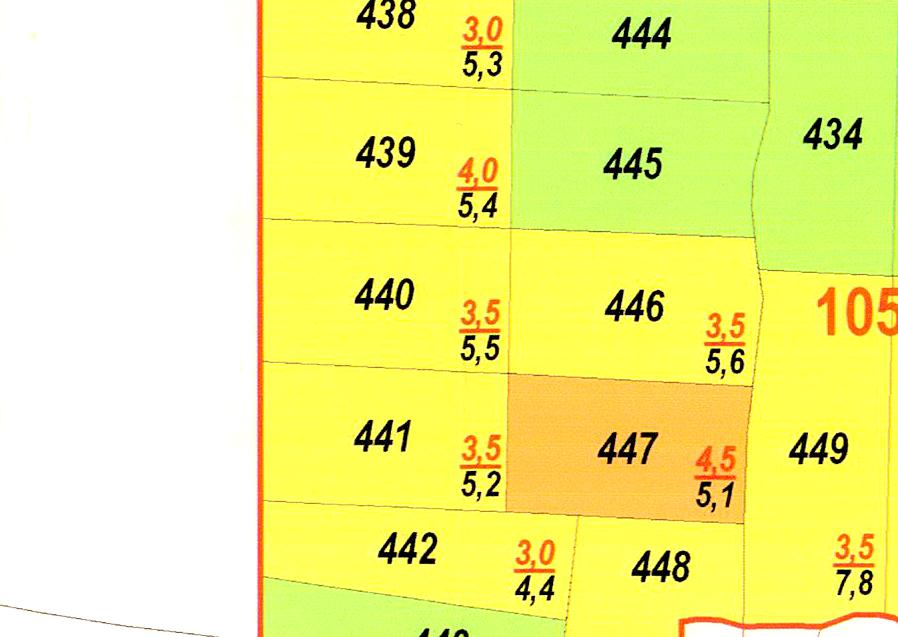
#> input picture test.jpg, 898 x 637 px
$ python edges.py   (older library calls are emulated)
#> lines starting #> are read from the running program, lines starting #| are printed output that depends on the picture
import cv2
import numpy as np
from matplotlib import pyplot as plt

# loading image
#img0 = cv2.imread('SanFrancisco.jpg',)
img0 = cv2.imread('test.jpg',1)
#> img0 is the input picture: shape (637, 898, 3); mean B, G, R 134.2, 241.5, 239.8

# converting to gray scale
gray = cv2.cvtColor(img0, cv2.COLOR_BGR2GRAY)
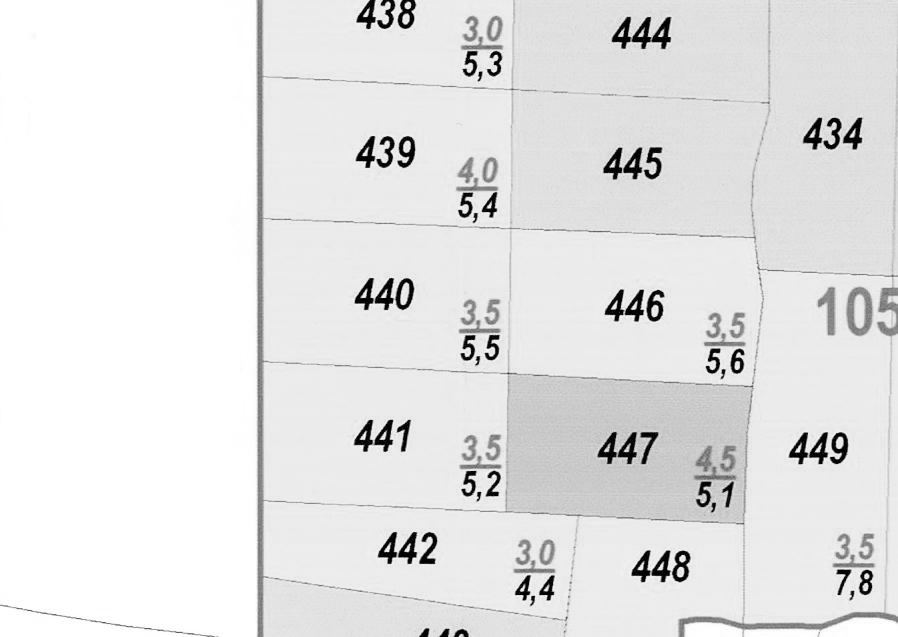
#> gray: shape (637, 898); min 0, max 255, mean 228.8

# remove noise
img = cv2.GaussianBlur(gray,(3,3),0)

# convolute with proper kernels
laplacian = cv2.Laplacian(img,cv2.CV_64F)
sobelx = cv2.Sobel(img,cv2.CV_64F,1,0,ksize=5)  # x
sobely = cv2.Sobel(img,cv2.CV_64F,0,1,ksize=5)  # y
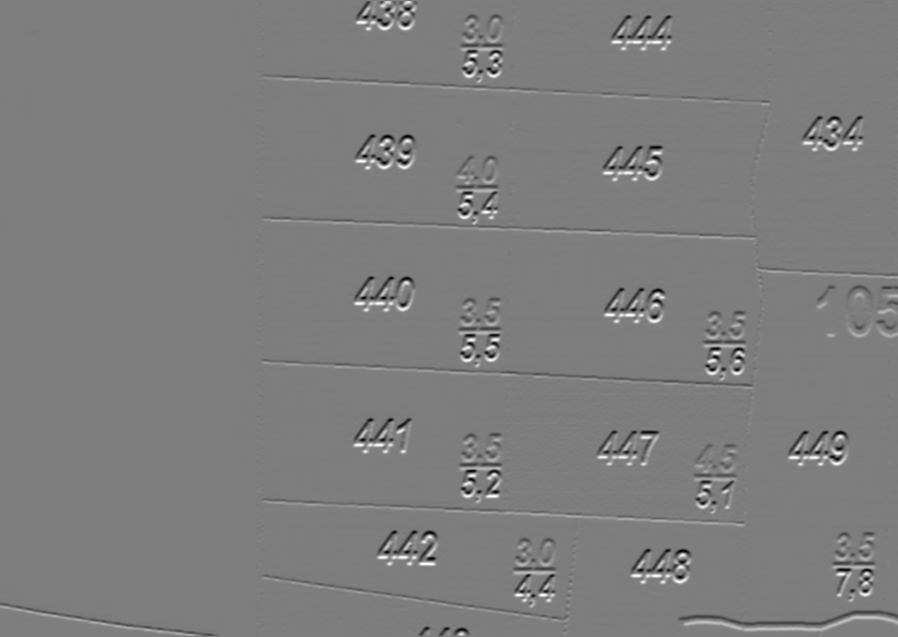
#> sobely: shape (637, 898) float64; min -9198, max 9405, mean 0.9; drawn with min black and max white

abs_grad_x = cv2.convertScaleAbs(sobelx) #converting back to uint8
abs_grad_y = cv2.convertScaleAbs(sobely)
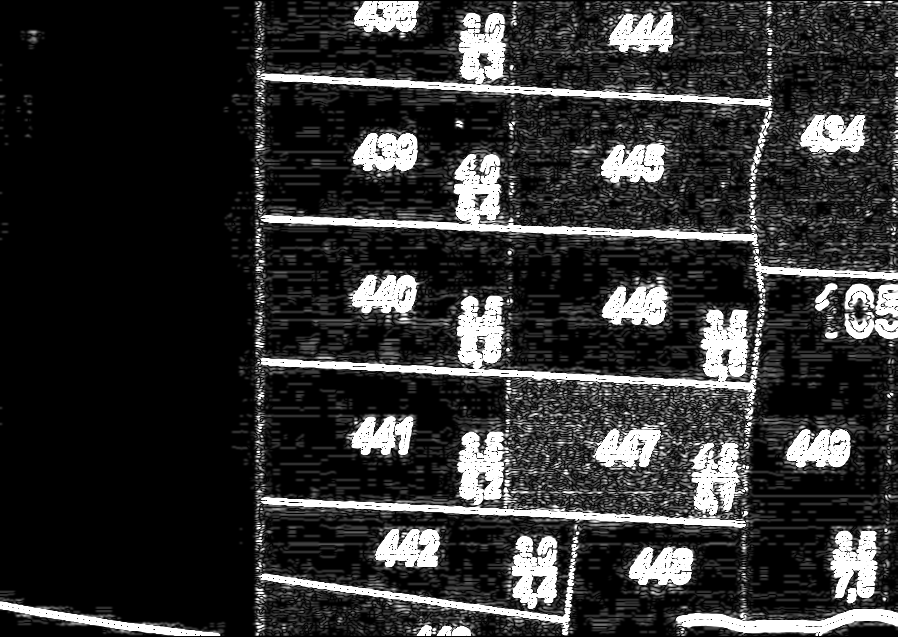
#> abs_grad_y: shape (637, 898); min 0, max 255, mean 48.7

dst = cv2.addWeighted(abs_grad_x, 0.5, abs_grad_y, (0.5), 0)
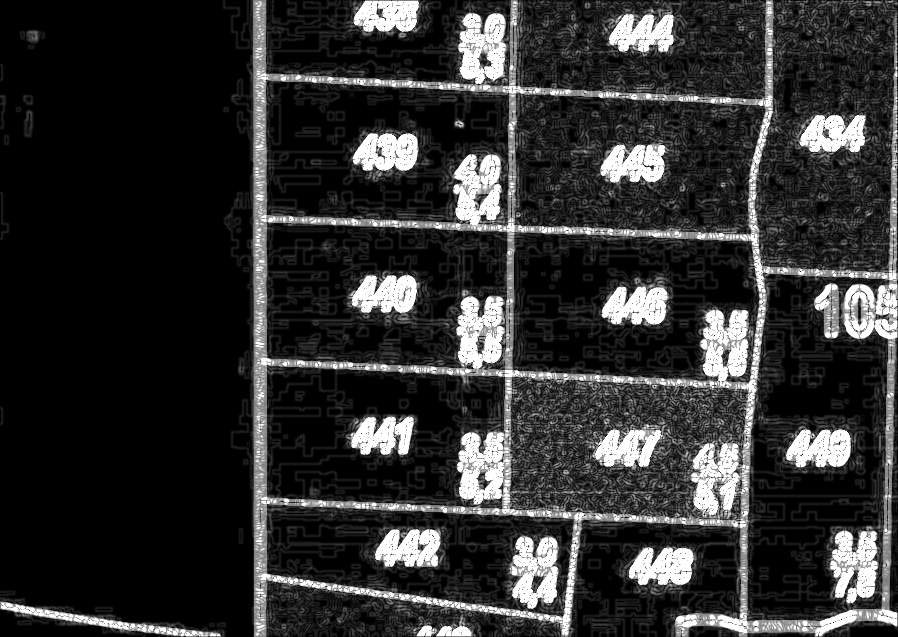
#> dst: shape (637, 898); min 0, max 255, mean 48

plt.subplot(2,2,1),plt.imshow(img,cmap = 'gray')
plt.title('Original'), plt.xticks([]), plt.yticks([])
plt.subplot(2,2,2),plt.imshow(laplacian,cmap = 'gray')
plt.title('Laplacian'), plt.xticks([]), plt.yticks([])
plt.subplot(2,2,3),plt.imshow(dst,cmap = 'gray')

plt.show()

cv2.imwrite('lapl.jpg',laplacian)
cv2.imwrite('sx.jpg',sobelx)
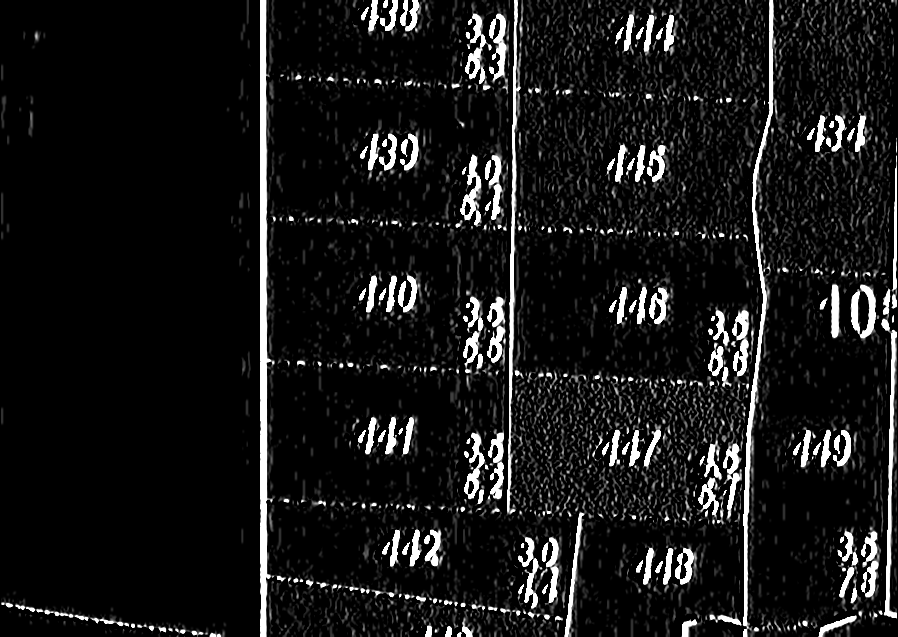
#> saved as sx.jpg: shape (637, 898); min 0, max 255, mean 23.2
cv2.imwrite('sy.jpg',sobely)
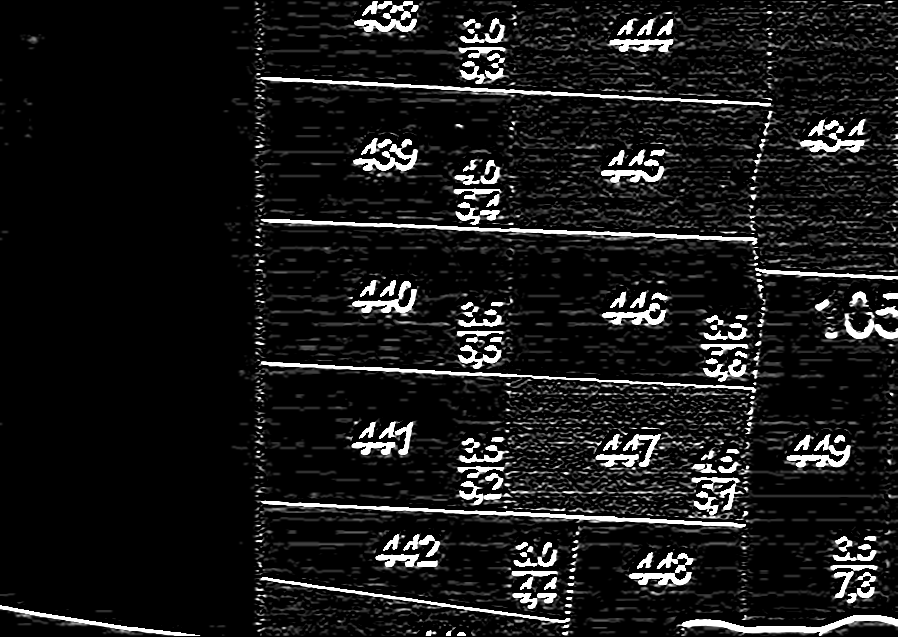
#> saved as sy.jpg: shape (637, 898); min 0, max 255, mean 24.4

edges = cv2.Canny(img,100,200)
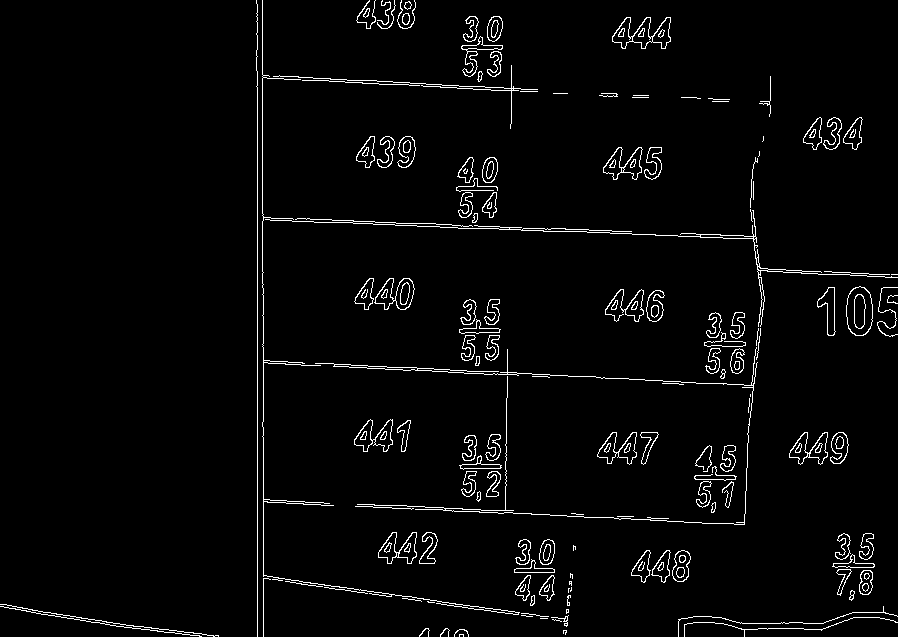
#> edges: shape (637, 898); 2.9% white in thin lines or dots

cv2.imwrite('canny.jpg',edges)
